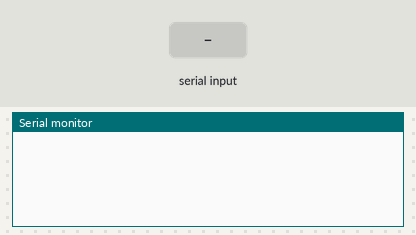
Simulated run of this sketch. Board: Arduino Uno, built with avr-gcc and run on an emulated ATmega328P. On the bench: the last lines printed to the serial monitor. The test bench sets the inputs (shaded band).

Above: at 1.2 s.
1.3 s: "r\n" received over the second serial link
At 1.8 s:
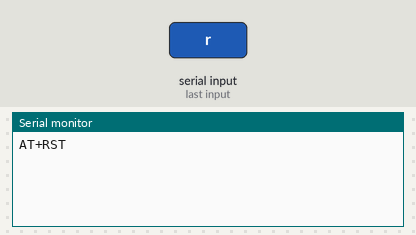
2.8 s: "t?\n" received over the second serial link
At 4.0 s:
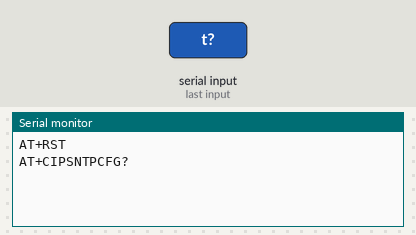
4.3 s: "t\n" received over the second serial link
At 5.3 s:
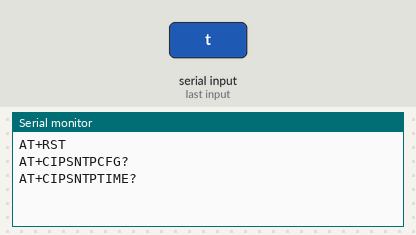
5.8 s: "0\n" received over the second serial link
At 6.5 s:
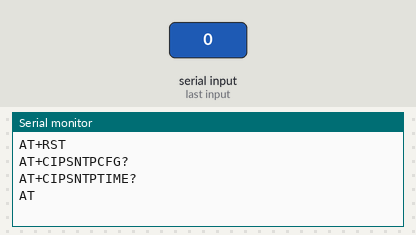

Measured:
- after the input at 1.3 s, the serial monitor: prints a new line at once (image 1)
- after the input at 2.8 s, the serial monitor: prints a new line at once (image 2)
- after the input at 4.3 s, the serial monitor: prints a new line at once (image 3)
- after the input at 5.8 s, the serial monitor: prints a new line at once (image 4)

The sketch:

WLAN_ESP8266_test.ino
```cpp
#include <SoftwareSerial.h>

#define INBUF_SIZE 100

SoftwareSerial mySerial = SoftwareSerial(3, 4);

int cmd_i = 0;
char Buf[20];
int out_i = 0;
char OutBuf[100];
int in_w = 0;
int in_r = 0;
char InBuf[INBUF_SIZE];


void setup() {
  mySerial.begin(9600);
  mySerial.println("\r\nWLAN_ESP8266_Test");
  mySerial.print(__DATE__);
  mySerial.print(" ");
  mySerial.println(__TIME__);

  Serial.begin(115200);

  OutBuf[0] = 0;
}

void HandleCommand(char *Buf) {
  if (strcmp(Buf, "r") == 0) {
    Serial.println("AT+RST");
  } else if (strcmp(Buf, "t?") == 0) {
    Serial.println("AT+CIPSNTPCFG?");
  } else if (strcmp(Buf, "t") == 0) {
    Serial.println("AT+CIPSNTPTIME?");
  } else if (strcmp(Buf, "0") == 0) {
    strcpy(OutBuf, "AT\r\n");
    out_i = 0;
  } else {
    mySerial.println("Unknown WLAN command");
    mySerial.println(Buf);
  }
}

void loop() {
  long utics;
  int c;

  while (mySerial.available()) {
    c = mySerial.read();
    if (c == '\n' || c == '\r') {
      if (cmd_i > 0) {
        mySerial.println("");
        Buf[cmd_i] = 0;
        HandleCommand(Buf);
        cmd_i = 0;
      } // else do nothing
    } else {
      Buf[cmd_i] = c;
      if (cmd_i < 19) cmd_i++;
      mySerial.write(c);
    }
  }

  utics = micros();
  do {
    while (Serial.available()) {
//      InBuf[in_w++] = Serial.read();
      Serial.read();
      InBuf[in_w++] = '.';
      if (in_w >= INBUF_SIZE) in_w = 0;
      utics=micros();
    }
    if (utics > micros()) utics=micros();
  } while(micros()-utics < 500);

  if (in_w != in_r) {
    mySerial.write(InBuf[in_r++]);
    if (in_r >= INBUF_SIZE) in_r = 0;
  } else if (OutBuf[out_i] != 0) {
    Serial.write(OutBuf[out_i]);
    out_i++;
  }
}
```
